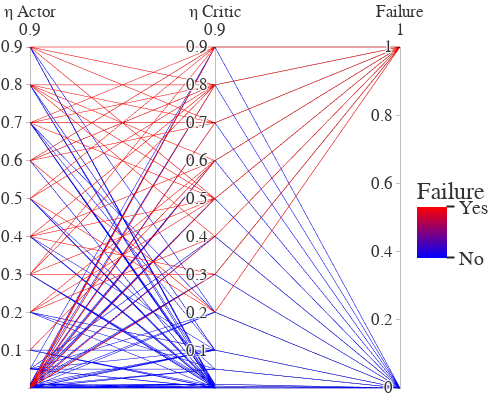

Source (notebook cell):
### Markdown cell above
## Changing actor and critic learning rate at the same time

### Code cell
IS_SAC = False

df = df_sac_lr if IS_SAC else df_dsac_lr

fig = px.parallel_coordinates(df[['lr_a_high', 'lr_c_high', 'failed']], color='failed',
                              labels={
                                  'lr_a_high': "η Actor",
                                  'lr_c_high': "η Critic",
                                  'failed': 'Failure'},
                              color_continuous_scale=px.colors.sequential.Bluered,
                              color_continuous_midpoint=0.5,
                              template="seaborn")



fig.update_layout(**actor_critic_lr_layout)

fig.show()

if False:
    fig.write_image(Path().paper_figures / f"idhp-{'sac' if IS_SAC else 'dsac'}-hyperparams.pdf")

### Figure 1 — Plotly figure (JSON) as saved in the notebook; plotly's stock layout.template omitted (floating-point values rounded to 4 significant figures; data arrays with more than 128 entries replaced by an {"elided": "..."} marker saying what was removed)
{"data": [{"dimensions": [{"label": "η Actor", "values": {"elided": "200 float values"}}, {"label": "η Critic", "values": {"elided": "200 float values"}}, {"label": "Failure", "values": {"elided": "200 int values"}}], "domain": {"x": [0.0, 1.0], "y": [0.0, 1.0]}, "line": {"color": {"elided": "200 int values"}, "coloraxis": "coloraxis"}, "name": "", "type": "parcoords"}], "layout": {"coloraxis": {"colorbar": {"title": {"text": "Failure"}, "tickvals": [1, 0], "ticktext": ["Yes", "No"], "lenmode": "pixels", "len": 100}, "colorscale": [[0.0, "rgb(0,0,255)"], [1.0, "rgb(255,0,0)"]], "cmid": 0.5}, "legend": {"tracegroupgap": 0}, "margin": {"t": 45, "l": 30, "r": 2, "b": 10}, "font": {"family": "Fira Sans, Helvetica, Arial, sans-serif", "color": "#333333", "size": 20}, "autosize": false, "width": 500, "height": 400}}
